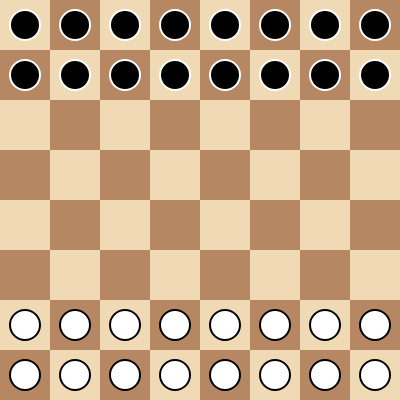
Frame 1 (no input)
Frame 60 (no input): identical to frame 1, image omitted
Frame 120 (the mouse pressed at the canvas centre since frame 60): identical to frame 1, image omitted

The p5.js sketch that drew this single still picture (run headless with seeded random() and noise() and a simulated clock; from frame 60 on, the mouse is pressed at the canvas centre):

// p5.js sketch
// ── sketch.js
var board = {
    size: 400,
    cellSize: 50,
    lightColor: '#f0d9b5',
    darkColor: '#b58863'
};

var pieces = [];

function Piece(row, col, isWhite) {
    this.row = row;
    this.col = col;
    this.isWhite = isWhite;
    
    this.draw = function() {
        var x = board.cellSize * this.col + board.cellSize/2;
        var y = board.cellSize * this.row + board.cellSize/2;
        
        fill(this.isWhite ? 255 : 0);
        stroke(this.isWhite ? 0 : 255);
        strokeWeight(2);
        ellipse(x, y, 30, 30);
    };
}

function setup() {
    createCanvas(board.size, board.size);
    
    
    
    pieces.push(new Piece(7, 0, true)); // Rook
    pieces.push(new Piece(7, 1, true)); // Knight
    pieces.push(new Piece(7, 2, true)); // Bishop
    pieces.push(new Piece(7, 3, true)); // Queen
    pieces.push(new Piece(7, 4, true)); // King
    pieces.push(new Piece(7, 5, true)); // Bishop
    pieces.push(new Piece(7, 6, true)); // Knight
    pieces.push(new Piece(7, 7, true)); // Rook
    
    
    for(var col = 0; col < 8; col++) {
        pieces.push(new Piece(6, col, true));
    }
    
    
    
    pieces.push(new Piece(0, 0, false)); // Rook
    pieces.push(new Piece(0, 1, false)); // Knight
    pieces.push(new Piece(0, 2, false)); // Bishop
    pieces.push(new Piece(0, 3, false)); // Queen
    pieces.push(new Piece(0, 4, false)); // King
    pieces.push(new Piece(0, 5, false)); // Bishop
    pieces.push(new Piece(0, 6, false)); // Knight
    pieces.push(new Piece(0, 7, false)); // Rook
    
    
    for(var col = 0; col < 8; col++) {
        pieces.push(new Piece(1, col, false));
    }
}

function draw() {
    background(255);
    drawBoard();
    drawPieces();
}

function drawBoard() {
    for(var row = 0; row < 8; row++) {
        for(var col = 0; col < 8; col++) {
            var x = col * board.cellSize;
            var y = row * board.cellSize;
            var isLight = (row + col) % 2 === 0;
            
            fill(isLight ? board.lightColor : board.darkColor);
            noStroke();
            rect(x, y, board.cellSize, board.cellSize);
        }
    }
}

function drawPieces() {
    for(var i = 0; i < pieces.length; i++) {
        pieces[i].draw();
    }
} 
